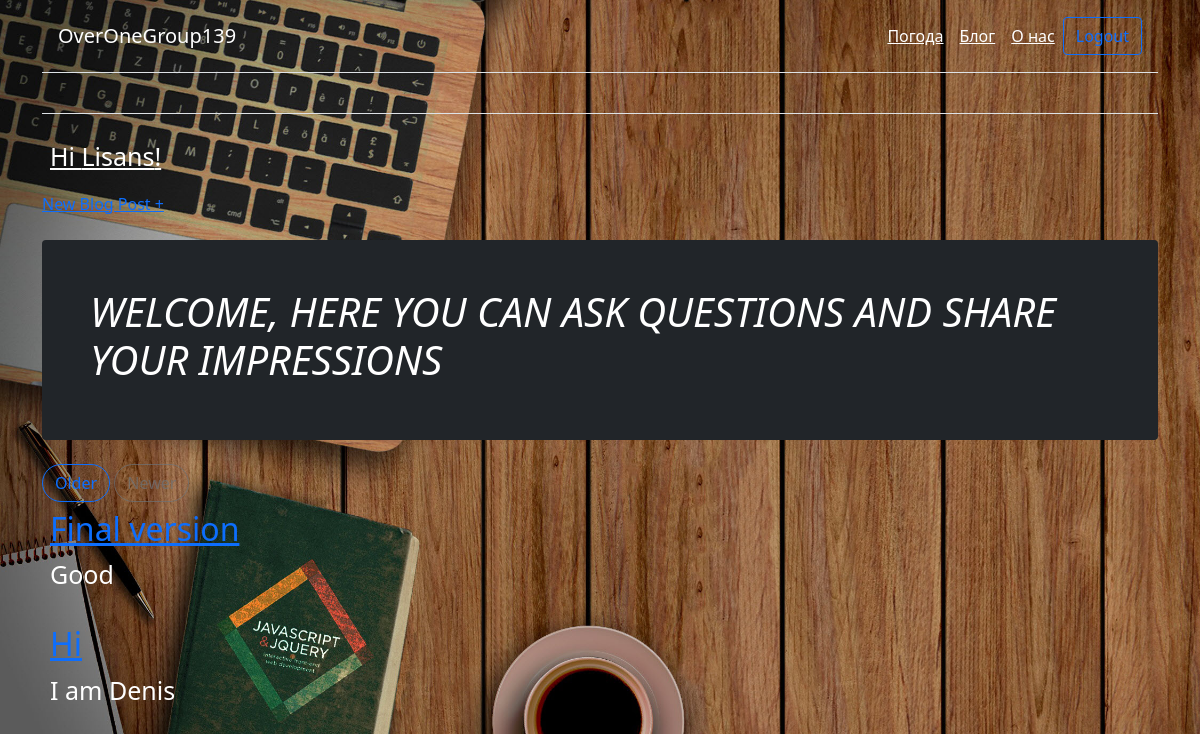
Screenshot of /blog/ (signed in) with the database file from the repository.
### blog/models.py (models this page shows, shortened)
class Post(models.Model):
    title = models.CharField(max_length=1000)
    author = models.ForeignKey(
        'auth.User',
        on_delete=models.CASCADE,
    )
    body = models.TextField()

### blog/views.py (the view)
# urls.py: path('blog/', views.BlogListView.as_view(), name='blog'),
class BlogListView(ListView):
    model = Post
    template_name = 'blog.html'

### blog/templates/blog.html
<!DOCTYPE html>
{% extends 'base.html' %}
{% load static %}
{% block content %}
<body>
<div class="nav-right">
    <a href="{% url 'post_new' %}"> New Blog Post +</a>
</div>
<br>
<div class="p-4 p-md-5 mb-4 text-white rounded bg-dark">
    <div class="col-md-15 px-0">
        <h1 class="display-8 fst-italic">Welcome, here you can ask questions and share your impressions</h1>
    </div>
</div>
<nav class="blog-pagination" aria-label="Pagination">
    <a class="btn btn-outline-primary rounded-pill" href="#">Older</a>
    <a class="btn btn-outline-secondary rounded-pill disabled">Newer</a>
    {% for post in object_list %}
    <div class="post-entry p-2 text-white ">
        <h2><a href="{% url 'post_detail' post.pk %}">{{ post.title}}</a></h2>
        <p>{{ post.body }}</p>
    </div>
</body>
{% endfor %}
{% endblock content %}

### blog/templates/base.html (shortened to what this page needs)
<!DOCTYPE html>
{% load static %}
<html>
<head>
    <link rel="stylesheet" href="{% static 'css/style.css' %}">
    <link rel="stylesheet" href="https://cdn.jsdelivr.net/npm/bootstrap@5.1.3/dist/css/bootstrap.min.css">
</head>
<body>
<div class="container">
    <header>
        <div class="d-flex flex-column flex-md-row align-items-center p-3 px-mb-4 mb-3 bg-
         white border-bottom shadow-sm">
            <h5 class="my-0 mr-md-auto font-weight-normal text-white">OverOneGroup139</h5>
            <nav class="d-inline-flex mt-2 mt-md-0 ms-md-auto">
                <a class="p-2 text-white" href="{% url 'index' %}">Погода</a>
                <a class="p-2 text-white" href="{% url 'blog' %}">Блог</a>
                <a class="p-2 text-white" href="{% url 'credits' %}">О нас</a>
            </nav>
            {% if user.is_authenticated %}
            <a class="btn btn-outline-primary" href="{% url 'logout' %}">Logout</a>
            {% else %}
            <a class="btn btn-outline-primary" href="{% url 'login' %}">Sign up</a>
            {% endif %}
        </div>
        <div class="col-md-20">
            <h3 class="pb-4 mb-4 fst-italic border-bottom"></h3>
        </div>
    </header>
    {% if user.is_authenticated %}
    <p><a class="p-2 text-white">Hi {{ user.username }}!</a></p>
    {% else %}
    <p><a class="p-2 text-white">You are not logged in.</a></p>
    <br>
    {% endif %}
    {% block content %}
    {% endblock content %}
</body>
</html>

### blog/static/css/style.css (style rules this page uses)
body { color: #fff; font-family: sans-serif; background : url('web-design.jpg'); background-size: cover; background-attachment: fixed; }
h1 { text-transform: uppercase; text-align: centre; margin-top: 150px font-size: 50px; }
p { font-size: 25px; display: block; margin: 0 auto width: 80%; }

### rows the page displays
Post: title "Final version", body "Good"
Post: title "Hi", body "I am Denis"

### other values shown
{{ user.username }} "Lisans"
